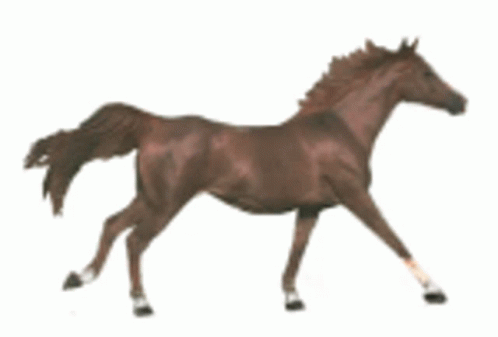
#> input picture horse.png, 498 x 337 px
$ python -i renderer.py   (imports and definitions only)
#> lines starting #> are read from the running program, lines starting #| are printed output that depends on the picture; after the words box and inside, x2 and y2 are one past the last pixel; in counts of white or black regions, pixels touching at a corner belong together
#> further down, picture is the input picture: PIL image 498x337 P; mean R, G, B 216, 212.4, 207.2
import base64
import datetime
import struct
from io import BytesIO

import PIL
from PIL import Image, ImageChops, ImageDraw, ImageFont, ImageOps
from pilmoji import Pilmoji


class Renderer:
    printerWidth = 384

    # [76 lines left out: functions trimImage, create_text, create_attachment, createBody, get_wrapped_text, not called in this run]

    def processImage(self, im):
        if im.width > self.printerWidth:
            # image is wider than printer resolution; scale it down proportionately
            height = int(im.height * (self.printerWidth / im.width))
#> height = 259
            im = im.resize((self.printerWidth, height))

        if im.width < self.printerWidth:
            # image is narrower than printer resolution; pad it out with white pixels
            padded_image = PIL.Image.new("1", (self.printerWidth, im.height), 1)
            padded_image.paste(im)
            im = padded_image

        im = im.rotate(180)  # print it so it looks right when spewing out of the mouth
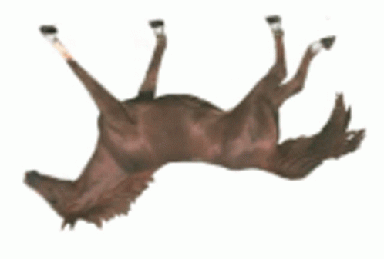
#> im: PIL image 384x259 P; mean R, G, B 216, 212.4, 207.2

        # if image is not 1-bit, convert it
        if im.mode != "1":
            im = im.convert("1")
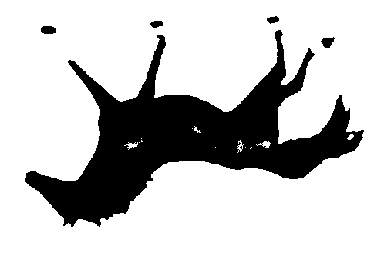
#> im: PIL image 384x259 1; 77.3% white; 5 black regions, box (x1, y1, x2, y2) and area: (25, 30, 364, 227) 22233, (41, 26, 56, 34) 104, (321, 37, 335, 48) 98, (150, 21, 163, 28) 69, (267, 16, 279, 24) 63

        # if image width is not a multiple of 8 pixels, fix that
        if im.size[0] % 8:
            im2 = Image.new("1", (im.size[0] + 8 - im.size[0] % 8, im.size[1]), "white")
            im2.paste(im, (0, 0))
            im = im2

        # Invert image, via greyscale for compatibility
        #  (no, I don't know why I need to do this)
        im = ImageOps.invert(im.convert("L"))
        # ... and now convert back to single bit
        im = im.convert("1")
        return im

    # [10 lines left out: function getBuffer, not called in this run]

>>> from PIL import Image
>>> picture = Image.open('horse.png')
>>> result = Renderer().processImage(picture)
